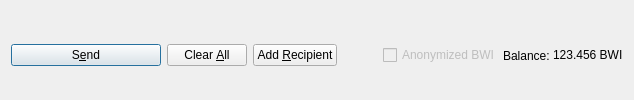
         <widget class="QFrame" name="frame_Send">
          <layout class="QHBoxLayout" name="horizontalLayout">
           <property name="bottomMargin">
            <number>0</number>
           </property>
           <item>
            <widget class="QPushButton" name="sendButton">
             <property name="minimumSize">
              <size>
               <width>150</width>
               <height>0</height>
              </size>
             </property>
             <property name="toolTip">
              <string>Confirm the send action</string>
             </property>
             <property name="text">
              <string>S&amp;end</string>
             </property>
             <property name="icon">
              <iconset resource="../bitwin24.qrc">
               <normaloff>:/icons/send</normaloff>:/icons/send</iconset>
             </property>
             <property name="autoDefault">
              <bool>false</bool>
             </property>
             <property name="default">
              <bool>true</bool>
             </property>
            </widget>
           </item>
           <item>
            <widget class="QPushButton" name="clearButton">
             <property name="sizePolicy">
              <sizepolicy hsizetype="Minimum" vsizetype="Fixed">
               <horstretch>0</horstretch>
               <verstretch>0</verstretch>
              </sizepolicy>
             </property>
             <property name="toolTip">
              <string>Clear all fields of the form.</string>
             </property>
             <property name="text">
              <string>Clear &amp;All</string>
             </property>
             <property name="icon">
              <iconset resource="../bitwin24.qrc">
               <normaloff>:/icons/remove</normaloff>:/icons/remove</iconset>
             </property>
             <property name="autoDefault">
              <bool>false</bool>
             </property>
            </widget>
           </item>
           <item>
            <widget class="QPushButton" name="addButton">
             <property name="toolTip">
              <string>Send to multiple recipients at once</string>
             </property>
             <property name="text">
              <string>Add &amp;Recipient</string>
             </property>
             <property name="icon">
              <iconset resource="../bitwin24.qrc">
               <normaloff>:/icons/add</normaloff>:/icons/add</iconset>
             </property>
             <property name="autoDefault">
              <bool>false</bool>
             </property>
            </widget>
           </item>
           <item>
            <spacer name="horizontalSpacer">
             <property name="orientation">
              <enum>Qt::Horizontal</enum>
             </property>
             <property name="sizeHint" stdset="0">
              <size>
               <width>40</width>
               <height>20</height>
              </size>
             </property>
            </spacer>
           </item>
           <item>
            <layout class="QHBoxLayout" name="horizontalLayout_2">
             <property name="spacing">
              <number>3</number>
             </property>
             <item>
              <widget class="QCheckBox" name="checkzBWI">
               <property name="enabled">
                <bool>false</bool>
               </property>
               <property name="text">
                <string>Anonymized BWI</string>
               </property>
              </widget>
             </item>
             <item>
              <widget class="QLabel" name="label">
               <property name="text">
                <string>Balance:</string>
               </property>
              </widget>
             </item>
             <item>
              <widget class="QLabel" name="labelBalance">
               <property name="sizePolicy">
                <sizepolicy hsizetype="Preferred" vsizetype="Fixed">
                 <horstretch>0</horstretch>
                 <verstretch>0</verstretch>
                </sizepolicy>
               </property>
               <property name="cursor">
                <cursorShape>IBeamCursor</cursorShape>
               </property>
               <property name="text">
                <string notr="true">123.456 BWI</string>
               </property>
               <property name="textInteractionFlags">
                <set>Qt::LinksAccessibleByMouse|Qt::TextSelectableByKeyboard|Qt::TextSelectableByMouse</set>
               </property>
              </widget>
             </item>
            </layout>
           </item>
          </layout>
         </widget>
